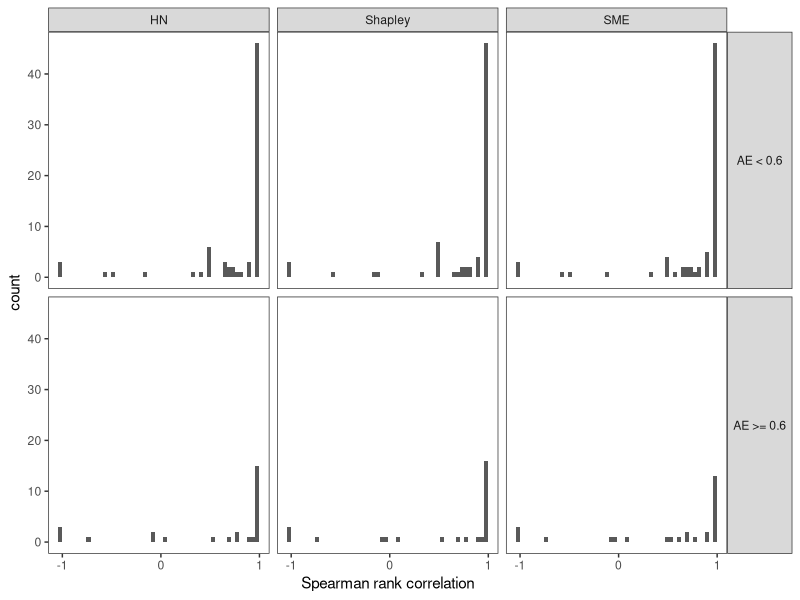
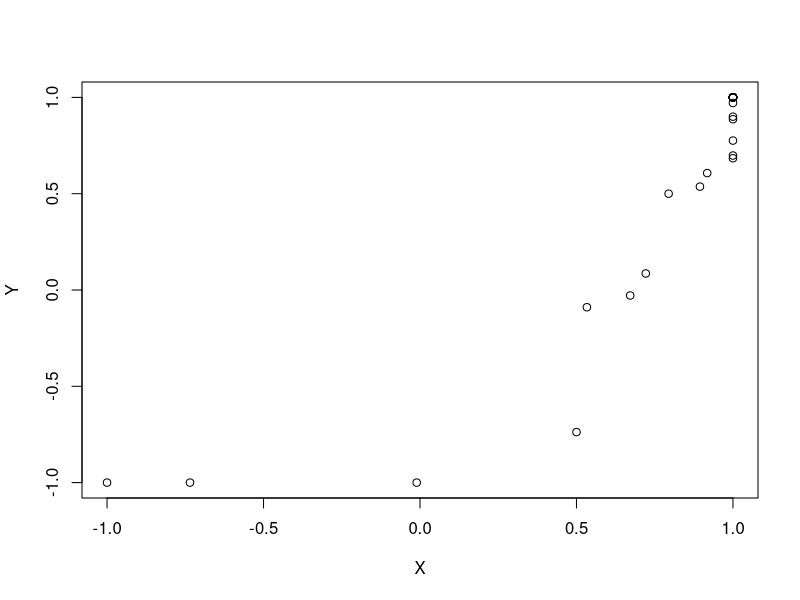

These charts were generated, in order, by the following R code:
## ---- chunk 1
library("tidyr")
library("dplyr")
library("readr")
library("ggplot2")
library("rstatix")
library("knitr")
## ---- chunk 2
rank_correlations <- read_csv(
  file="../../data/ESOL/manual_vs_attribution_rank_correlations.csv"
) %>% rename(id = ...1)
## ---- chunk 3
rank_corr_means <- rank_correlations %>%
  select(absolute_error_class, SME_rank_corr, Shapley_rank_corr, HN_rank_corr) %>%
  group_by(absolute_error_class) %>%
  summarise_all("mean") %>%
  rename(
    SME = SME_rank_corr, 
    Shapley = Shapley_rank_corr, 
    HN = HN_rank_corr, 
    AE = absolute_error_class
  ) %>%
  mutate(across(c(SME, Shapley, HN), \(x) round(x, 4)))

knitr::kable(rank_corr_means)
## ---- chunk 4
rank_corr_long <- rank_correlations %>% 
  select(
    id, absolute_error_class, SME_rank_corr, Shapley_rank_corr, HN_rank_corr
  ) %>%
  pivot_longer(
    names_to = "attribution_method", 
    values_to = "rank_corr", 
    cols=c("SME_rank_corr", "Shapley_rank_corr", "HN_rank_corr")
  ) %>% 
  mutate_at(c('attribution_method', 'absolute_error_class'), as.factor)

attribution_methods_labels <- c(
  "HN_rank_corr" = "HN", 
  "Shapley_rank_corr" = "Shapley", 
  "SME_rank_corr" = "SME"
)
absolute_error_class_labels <- c("< 0.6" = "AE < 0.6", ">= 0.6" = "AE >= 0.6")

ggplot(rank_corr_long, mapping = aes(x = rank_corr)) +
  geom_histogram(bins=50) +
  facet_grid(
    absolute_error_class ~ attribution_method,
    labeller = labeller(
      .cols = attribution_methods_labels,
      .rows = absolute_error_class_labels,
    )
  ) +
  scale_x_continuous(name = "Spearman rank correlation", breaks = c(-1, 0, 1)) + 
  theme_bw() + 
  theme(
    panel.grid.major = element_blank(),
    panel.grid.minor = element_blank(),
    strip.text.y = element_text(angle = 0)
  )

## ---- chunk 5
friedman_correct_mols <- rank_corr_long %>% 
  filter(absolute_error_class == "< 0.6") %>% 
  friedman_test(rank_corr ~ attribution_method | id)
## ---- chunk 6
firedman_incorrect_mols <- rank_corr_long %>% 
  filter(absolute_error_class == ">= 0.6") %>% 
  friedman_test(rank_corr ~ attribution_method | id)
## ---- chunk 7
wmw_test <- function(attr_method) {
  wilcox.test(
    rank_corr ~ absolute_error_class, 
    data = rank_corr_long %>% filter(attribution_method == attr_method),
    alpha = 0.05/5
  )
}

wmw_sme <- wmw_test("SME_rank_corr")
wmw_shapley <- wmw_test("Shapley_rank_corr")
wmw_hn <- wmw_test("HN_rank_corr")

wmw_sme
wmw_shapley
wmw_hn
## ---- chunk 8
# Verify location shift
rank_corr_SME <- rank_corr_long %>% filter(attribution_method == "SME_rank_corr")
X <- as.list(rank_corr_SME %>% filter(absolute_error_class == "< 0.6") %>% select(rank_corr))$rank_corr
Y <- as.list(rank_corr_SME %>% filter(absolute_error_class == ">= 0.6") %>% select(rank_corr))$rank_corr

qqplot(X, Y)
## ---- chunk 9
N_sim <- 10000
N_x <- 10
N_y <- 10
p_values <- rep(NA, N_sim)

for (i in 1:N_sim) {
  X <- rnorm(N_x, mean = 0, sd = 1)
  Y <- rnorm(N_y, mean = 1, sd = 1)
  
  p_values[i] <- wilcox.test(X, Y)$p.value
}

mean(p_values <= 0.05 / 5)

